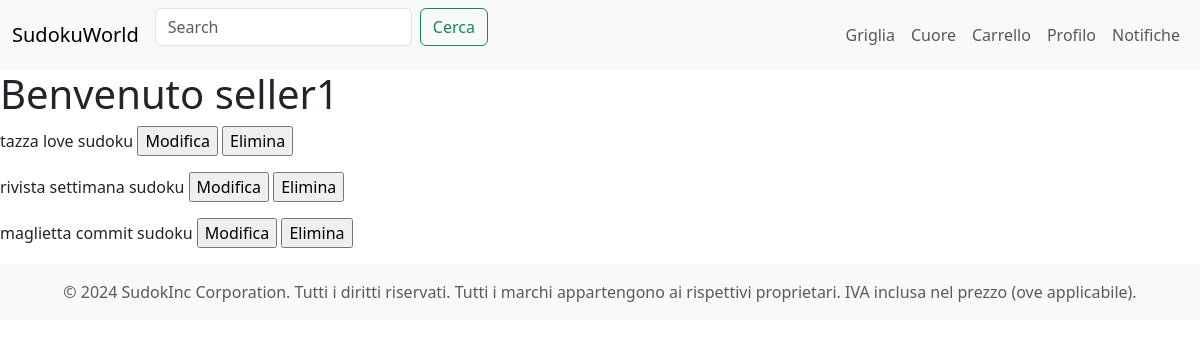
Page /pages/seller_dashboard.php (signed in) on the earlier database version.
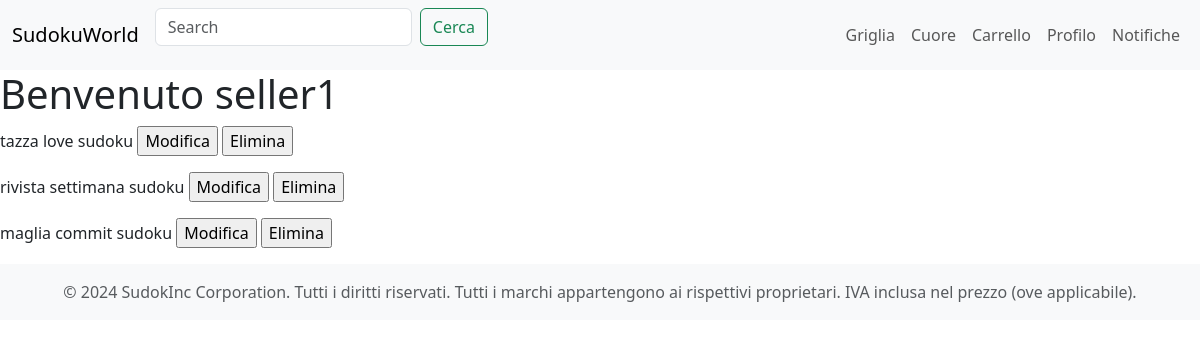
Same page on the later database version.
### tables this page shows
create table PRODUCT (
    id_product int not null auto_increment,
    name varchar(128) not null,
    description varchar(1024) not null,
    price int not null,
    image varchar(128) not null,
    discount int not null,
    email varchar(64) not null,
    constraint ID_PRODUCT_ID primary key (id_product)
);

### database/Database.php (called while the page is built, shortened)
<?php
require_once 'Seller.php';
class Database
{
    private $db;
    public function __construct($servername, $username, $password, $dbname, $port)
    {
        $this->db = new mysqli($servername, $username, $password, $dbname, $port);
        $this->seller = new Seller($this);
    }
    public function query($query, $param_types, ...$params)
    {
        $stmt = $this->db->prepare($query);
        if($param_types !== ''){
            $stmt->bind_param($param_types, ...$params);
        }
        $stmt->execute();
        return $stmt->get_result()->fetch_all(MYSQLI_ASSOC);
    }
    public function getProduct($id)
    {
        $query = "SELECT * FROM PRODUCT p
        WHERE id_product = ?";
        return $this->query($query, 'i', $id);
    }
}

### database/Seller.php (called while the page is built, shortened)
<?php
class Seller
{
    private $db;
    public function __construct($db)
    {
        $this->db = $db;
    }
    public function getProductsSoldBy($email)
    {
        $query = "SELECT id_product FROM PRODUCT WHERE email = ?";
        return $this->db->query($query, 's', $email);
    }
}

### classes/Product.php (called while the page is built, shortened)
<?php
class Product
{
    private $name;
    public function __construct($id_product, $name, $price, $description, $image, $email, $discount)
    {
        $this->name = $name;
    }
    public function getName()
    {
        return $this->name;
    }
}

### pages/seller_dashboard.php (the view, shortened to what this page needs)
<?php
include_once("../includes/bootstrap.php");
require_once("../classes/Product.php");
$products = $db->seller->getProductsSoldBy($_SESSION["email"]);
include("../includes/header.php");
?>
<div>
    <h1>Benvenuto <?= $_SESSION["name"] ?></h1>
</div>
<?php foreach ($products as $product_id): ?>
    <form>
        <label>
            <?php
            $prod = new Product(...$db->getProduct($product_id['id_product'])[0]);
            echo $prod->getName();
            ?>
        </label>
        <input type="submit" value="Modifica" formaction="/pages/edit_product.php" formmethod="GET" />
        <input type="submit" value="Elimina" formaction="#" formmethod="POST" name="delete"/>
    </form>
<?php endforeach; ?>
<?php
include("../includes/footer.php");
?>

Differences in the rows shown:
changed product: name "maglietta commit sudoku" → "maglia commit sudoku"
